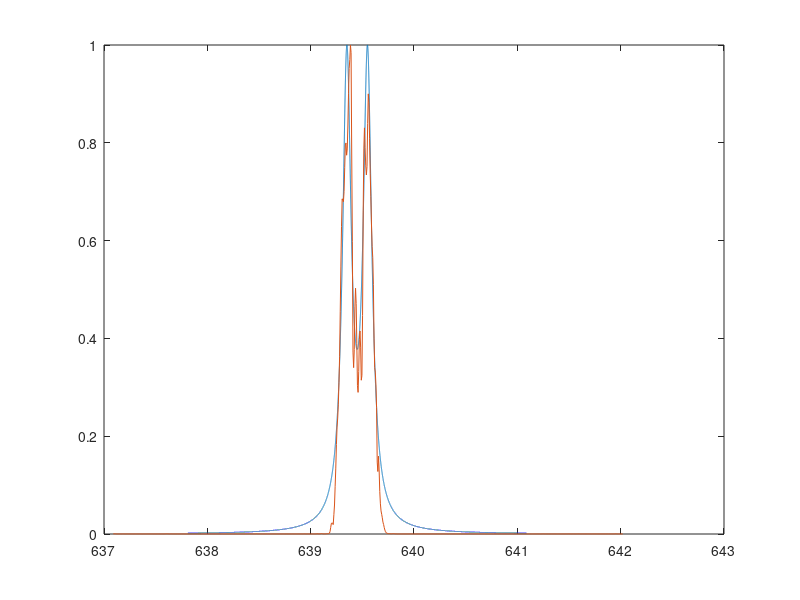

MATLAB code to generate this figure:
clear all;
clc;

N = 2^15;
% interval = 1e-5;

omega_0 = 639.45;
deltaOmega_g = 1e-1;
interval = deltaOmega_g*1e-3;
% deltaOmega_s = sqrt(1/12)*deltaOmega_g;	%critical point
deltaOmega_s = sqrt(1/1)*deltaOmega_g;	
% deltaOmega_s = sqrt(1/0.8)*deltaOmega_g;	
omega = (-N/2:N/2-1)*interval+omega_0;

% Gaussion
g  = exp(-4*log(2)*((omega-omega_0)/deltaOmega_g).^2);
gs = 1/2*(exp(-4*log(2)*((omega-omega_0+deltaOmega_s)/deltaOmega_g).^2) + ...
          exp(-4*log(2)*((omega-omega_0-deltaOmega_s)/deltaOmega_g).^2));

% Lorentzian 
g1  = deltaOmega_g/(2*pi)./((deltaOmega_g/2)^2+(omega-omega_0).^2);
g1s = 1/2*deltaOmega_g/(2*pi)*(1./((deltaOmega_g/2)^2+(omega-omega_0+deltaOmega_s).^2) + ...
                               1./((deltaOmega_g/2)^2+(omega-omega_0-deltaOmega_s).^2));

g1s = g1s/max(g1s);			   				   

% -------------- Record the results ---------
freq = (omega-omega_0)/deltaOmega_g;
% if exist('Data.txt','file')
% 	delete('Data.txt');
% end
% fid=fopen('Data.txt','a+');
fid=fopen('Data.txt','w');
% fprintf(fid,'This is the data file!\r\n');
% fprintf(fid,'%f\t%f\r\n',freq,g1s);
for iii = 1:1:N
	fprintf(fid, '%f\t%f\r\n',omega(iii), g1s(iii));
end
fclose(fid);

% -------------- Display the results ---------
close all
% plot(freq, g);
% plot(freq, gs);
% hold on
% plot(freq, g1);
plot(omega, g1s);
hold on

% -------------- Compare the results ---------
Data = load('Experiment data.txt');
plot(Data(:,1), Data(:,2));

